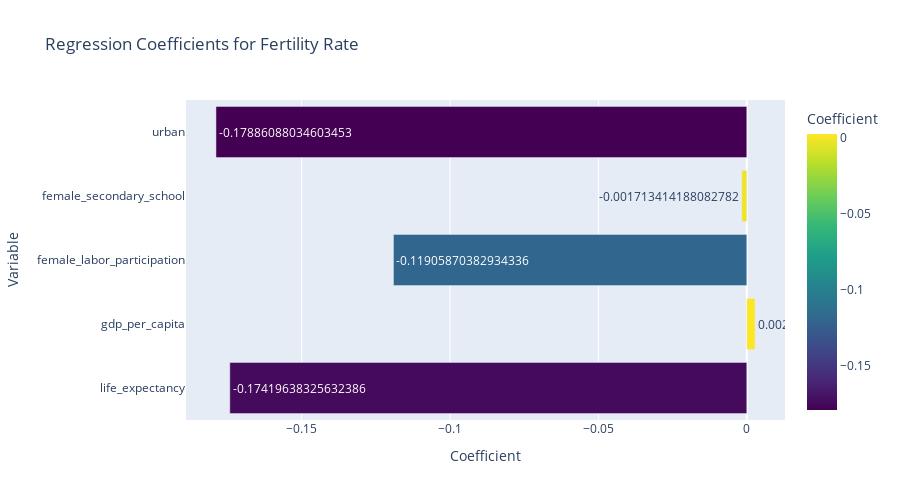

This figure's notebook cell:
### Code cell
# Regression Coefficients
coef_df = pd.DataFrame({
    'Variable': model.params.index[1:],  # skip constant
    'Coefficient': model.params.values[1:]
})
fig = px.bar(coef_df, x='Coefficient', y='Variable', orientation='h',
             title='Regression Coefficients for Fertility Rate', text='Coefficient',
             color='Coefficient', color_continuous_scale='Viridis')
fig.show()

### Figure 1 — Plotly figure (JSON) as saved in the notebook; plotly's stock layout.template omitted (floating-point values rounded to 4 significant figures)
{"data": [{"hovertemplate": "Coefficient=%{marker.color}<br>Variable=%{y}<extra></extra>", "legendgroup": "", "marker": {"color": [-0.1742, 0.002779, -0.1191, -0.001713, -0.1789], "coloraxis": "coloraxis", "pattern": {"shape": ""}}, "name": "", "orientation": "h", "showlegend": false, "text": [-0.1742, 0.002779, -0.1191, -0.001713, -0.1789], "textposition": "auto", "type": "bar", "x": [-0.1742, 0.002779, -0.1191, -0.001713, -0.1789], "xaxis": "x", "y": ["life_expectancy", "gdp_per_capita", "female_labor_participation", "female_secondary_school", "urban"], "yaxis": "y"}], "layout": {"barmode": "relative", "coloraxis": {"colorbar": {"title": {"text": "Coefficient"}}, "colorscale": [[0, "#440154"], [0.1111, "#482878"], [0.2222, "#3e4989"], [0.3333, "#31688e"], [0.4444, "#26828e"], [0.5556, "#1f9e89"], [0.6667, "#35b779"], [0.7778, "#6ece58"], [0.8889, "#b5de2b"], [1, "#fde725"]]}, "height": 500, "legend": {"tracegroupgap": 0}, "title": {"text": "Regression Coefficients for Fertility Rate"}, "width": 900, "xaxis": {"anchor": "y", "domain": [0, 1], "title": {"text": "Coefficient"}}, "yaxis": {"anchor": "x", "domain": [0, 1], "title": {"text": "Variable"}}}}
